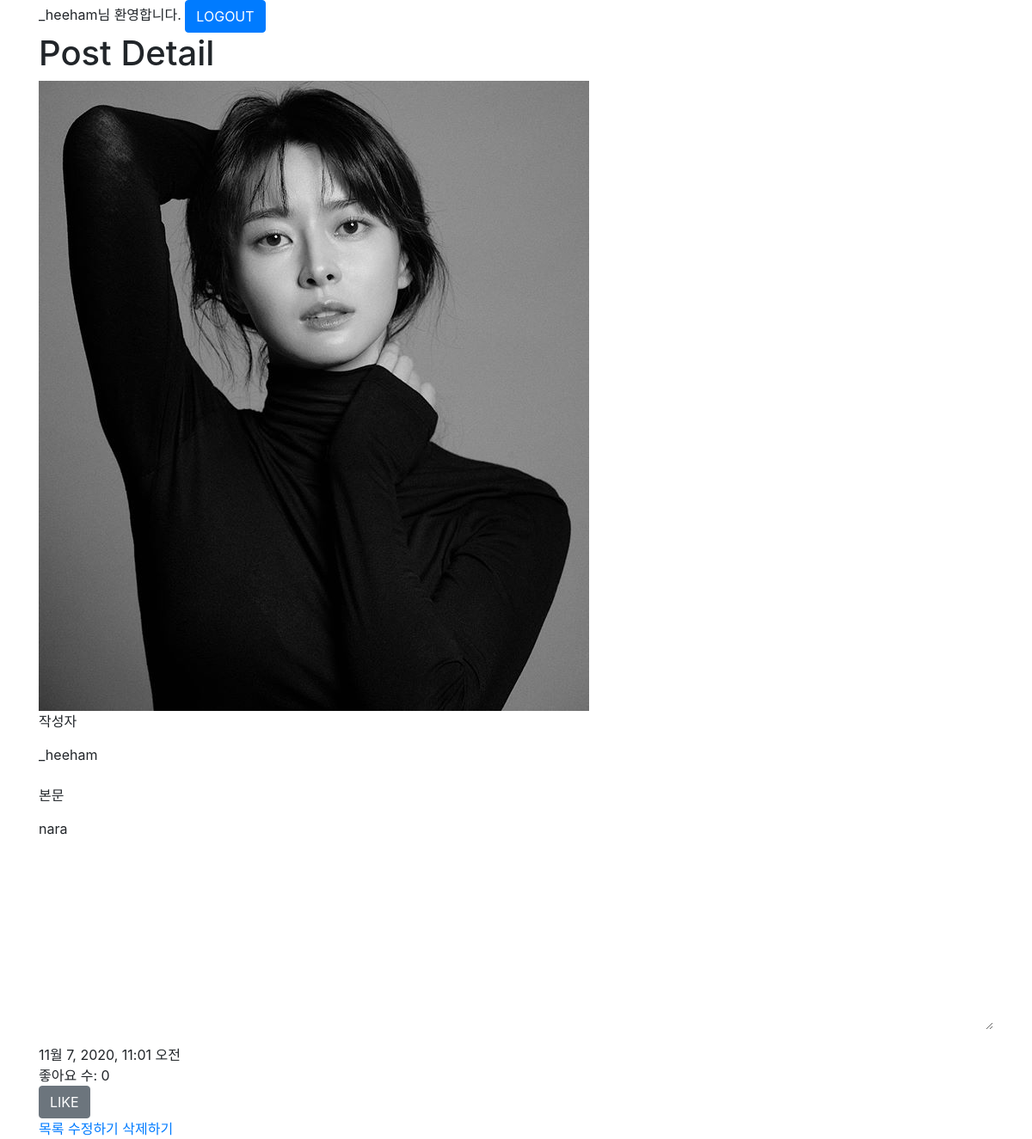
The app's page /posts/5/ (signed in) with its own data.
### posts/models.py (models this page shows, shortened)
class Post(models.Model):
    user = models.ForeignKey(User, on_delete=models.CASCADE, null=False)
    body = models.TextField()
    image = models.ImageField(upload_to='post', null=True)
    created_at = models.DateTimeField()
    liked_users = models.ManyToManyField(User, related_name='liked_posts')

### posts/views.py (the view)
# urls.py: path('<int:post_id>/', views.detail, name='detail'),
def detail(request, post_id):
    post = Post.objects.get(id=post_id)
    context = {'post': post}
    return render(request, 'posts/detail.html', context)

### posts/templates/posts/detail.html (shortened to what this page needs)
{% extends "base.html" %}
{% load static %}
{% block style %}
  <link rel="stylesheet" href="{% static 'posts/style.css'%}" />
{% endblock %}
{% block content %}
  <div class="container">
    <h1>Post Detail</h1>
    {% if post.image %}
      <div>
        <img src="{{ post.image.url }}" alt="Post Image" />
      </div>
    {% endif %}
    <div class="form-group">
      <label for="author">작성자</label>
      <input readonly class="form-control-plaintext" type="text" name="author" value="{{ post.user.get_username }}" />
    </div>
    <div class="form-group">
      <label for="body">본문</label>
      <textarea readonly class="form-control-plaintext" id="body" cols="40" rows="10" name="body">{{ post.body }}</textarea>
    </div>
    <div>{{ post.created_at }}</div>
    <div>좋아요 수: {{ post.liked_users.count }}</div>
    {% if user.is_authenticated %}
      <form action="{% url 'posts:like' post.id %}" method="POST">
        {% if user in post.liked_users.all %}
          <button type="submit" class="btn btn-primary">LIKE</button>
        {% else %}
          <button type="submit" class="btn btn-secondary">LIKE</button>
        {% endif %}
      </form>
    {% endif %}
    <a href="{% url 'posts:index' %}">목록</a>
    {% if user == post.user %}
      <a href="{% url 'posts:edit' post.id %}">수정하기</a>
      <a href="{% url 'posts:delete' post.id %}">삭제하기</a>
    {% endif %}
  </div>
{% endblock %}

### templates/base.html (shortened to what this page needs)
{% load static %}
<!DOCTYPE html>
<html lang="ko">
  <head>
    <link rel="stylesheet" href="{% static 'style.css'%}" />
    <link rel="stylesheet" href="https://cdn.jsdelivr.net/npm/bootstrap@4.5.3/dist/css/bootstrap.min.css"
>
    {% block style %}
    {% endblock %}
  </head>
  <body>
    {% if user.is_authenticated %}
      <div class="container">
        <form action="{% url 'accounts:logout' %}" method="POST">
          {{ user.get_username }}님 환영합니다.
          <button type="submit" class="btn btn-primary">LOGOUT</button>
        </form>
      </div>
    {% endif %}
    {% block content %}
    {% endblock %}
  </body>
</html>

### static/style.css (style rules this page uses)
* { margin: 0px; padding: 0px; box-sizing: border-box; }

### records on screen
Post: image (picture), author "_heeham", body "nara", created_at "11월 7, 2020, 11:01 오전", liked_users.count "0"

### other values on screen
{{ user.get_username }} "_heeham"
